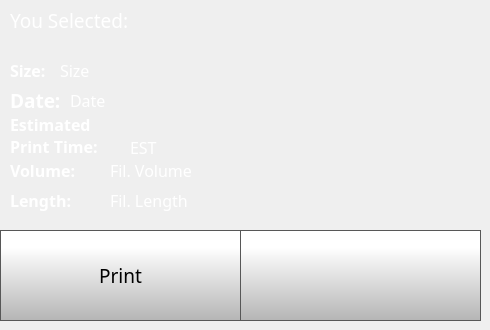
    <widget class="QWidget" name="printSelectedLocalPage">
     <widget class="QLabel" name="fileSelected">
      <property name="geometry">
       <rect>
        <x>10</x>
        <y>0</y>
        <width>461</width>
        <height>41</height>
       </rect>
      </property>
      <property name="font">
       <font>
        <family>Gotham</family>
        <pointsize>14</pointsize>
        <weight>50</weight>
        <bold>false</bold>
        <underline>false</underline>
        <strikeout>false</strikeout>
       </font>
      </property>
      <property name="styleSheet">
       <string notr="true">color:  white;
background-color: rgba(255, 255, 255, 0);</string>
      </property>
      <property name="text">
       <string>You Selected: </string>
      </property>
      <property name="scaledContents">
       <bool>true</bool>
      </property>
      <property name="wordWrap">
       <bool>true</bool>
      </property>
     </widget>
     <widget class="QPushButton" name="fileSelectedBackButton">
      <property name="geometry">
       <rect>
        <x>240</x>
        <y>230</y>
        <width>241</width>
        <height>91</height>
       </rect>
      </property>
      <property name="minimumSize">
       <size>
        <width>0</width>
        <height>0</height>
       </size>
      </property>
      <property name="font">
       <font>
        <family>Gotham Light</family>
        <pointsize>9</pointsize>
       </font>
      </property>
      <property name="styleSheet">
       <string notr="true">QPushButton {
    border: 1px solid rgb(87, 87, 87);

	background-color: qlineargradient(spread:pad, x1:0, y1:1, x2:0, y2:0.188, stop:0 rgba(180, 180, 180, 255), stop:1 rgba(255, 255, 255, 255));
}

QPushButton:pressed {
    background-color: qlineargradient(x1: 0, y1: 0, x2: 0, y2: 1,
                                      stop: 0 #dadbde, stop: 1 #f6f7fa);
}

QPushButton:flat {
    border: none; /* no border for a flat push button */
}

QPushButton:default {
    border-color: navy; /* make the default button prominent */
}</string>
      </property>
      <property name="text">
       <string/>
      </property>
      <property name="icon">
       <iconset>
        <normaloff>templates/img/arrows-4.png</normaloff>templates/img/arrows-4.png</iconset>
      </property>
      <property name="iconSize">
       <size>
        <width>50</width>
        <height>50</height>
       </size>
      </property>
      <property name="checkable">
       <bool>false</bool>
      </property>
      <property name="autoDefault">
       <bool>false</bool>
      </property>
      <property name="default">
       <bool>false</bool>
      </property>
      <property name="flat">
       <bool>false</bool>
      </property>
     </widget>
     <widget class="QToolButton" name="fileSelectedPrintButton">
      <property name="geometry">
       <rect>
        <x>0</x>
        <y>230</y>
        <width>241</width>
        <height>91</height>
       </rect>
      </property>
      <property name="minimumSize">
       <size>
        <width>0</width>
        <height>0</height>
       </size>
      </property>
      <property name="font">
       <font>
        <family>Gotham</family>
        <pointsize>14</pointsize>
       </font>
      </property>
      <property name="styleSheet">
       <string notr="true">QToolButton {
    border: 1px solid rgb(87, 87, 87);
	background-color: qlineargradient(spread:pad, x1:0, y1:1, x2:0, y2:0.188, stop:0 rgba(180, 180, 180, 255), stop:1 rgba(255, 255, 255, 255));
}

QToolButton:pressed {
    background-color: qlineargradient(x1: 0, y1: 0, x2: 0, y2: 1,
                                      stop: 0 #dadbde, stop: 1 #f6f7fa);
}

QToolButton:flat {
    border: none; /* no border for a flat push button */
}

QToolButton:default {
    border-color: navy; /* make the default button prominent */
}</string>
      </property>
      <property name="text">
       <string>Print</string>
      </property>
      <property name="icon">
       <iconset>
        <normaloff>templates/img/printer.png</normaloff>templates/img/printer.png</iconset>
      </property>
      <property name="iconSize">
       <size>
        <width>40</width>
        <height>40</height>
       </size>
      </property>
      <property name="checkable">
       <bool>false</bool>
      </property>
      <property name="toolButtonStyle">
       <enum>Qt::ToolButtonTextUnderIcon</enum>
      </property>
     </widget>
     <widget class="QLabel" name="fileSizeSelected">
      <property name="geometry">
       <rect>
        <x>60</x>
        <y>60</y>
        <width>161</width>
        <height>21</height>
       </rect>
      </property>
      <property name="font">
       <font>
        <family>Gotham Medium</family>
        <pointsize>12</pointsize>
        <weight>50</weight>
        <bold>false</bold>
       </font>
      </property>
      <property name="styleSheet">
       <string notr="true">color: rgb(255, 255, 255);
background-color: rgba(255, 255, 255, 0);</string>
      </property>
      <property name="text">
       <string>Size</string>
      </property>
      <property name="scaledContents">
       <bool>true</bool>
      </property>
     </widget>
     <widget class="QLabel" name="fileDateSelected">
      <property name="geometry">
       <rect>
        <x>70</x>
        <y>90</y>
        <width>201</width>
        <height>21</height>
       </rect>
      </property>
      <property name="font">
       <font>
        <family>Gotham Medium</family>
        <pointsize>12</pointsize>
        <weight>50</weight>
        <bold>false</bold>
       </font>
      </property>
      <property name="styleSheet">
       <string notr="true">color: rgb(255, 255, 255);
background-color: rgba(255, 255, 255, 0);</string>
      </property>
      <property name="text">
       <string>Date</string>
      </property>
      <property name="scaledContents">
       <bool>true</bool>
      </property>
     </widget>
     <widget class="QLabel" name="filePrintTimeSelected">
      <property name="geometry">
       <rect>
        <x>130</x>
        <y>137</y>
        <width>141</width>
        <height>21</height>
       </rect>
      </property>
      <property name="font">
       <font>
        <family>Gotham Medium</family>
        <pointsize>12</pointsize>
        <weight>50</weight>
        <bold>false</bold>
       </font>
      </property>
      <property name="styleSheet">
       <string notr="true">color: rgb(255, 255, 255);
background-color: rgba(255, 255, 255, 0);</string>
      </property>
      <property name="text">
       <string>EST</string>
      </property>
      <property name="scaledContents">
       <bool>true</bool>
      </property>
     </widget>
     <widget class="QLabel" name="filamentVolumeSelected">
      <property name="geometry">
       <rect>
        <x>110</x>
        <y>160</y>
        <width>161</width>
        <height>21</height>
       </rect>
      </property>
      <property name="font">
       <font>
        <family>Gotham Medium</family>
        <pointsize>12</pointsize>
        <weight>50</weight>
        <bold>false</bold>
       </font>
      </property>
      <property name="styleSheet">
       <string notr="true">color: rgb(255, 255, 255);
background-color: rgba(255, 255, 255, 0);</string>
      </property>
      <property name="text">
       <string>Fil. Volume</string>
      </property>
      <property name="scaledContents">
       <bool>true</bool>
      </property>
     </widget>
     <widget class="QLabel" name="fileSizeSelectedLabel">
      <property name="geometry">
       <rect>
        <x>10</x>
        <y>60</y>
        <width>51</width>
        <height>21</height>
       </rect>
      </property>
      <property name="font">
       <font>
        <family>Gotham Light</family>
        <pointsize>12</pointsize>
        <weight>75</weight>
        <bold>true</bold>
       </font>
      </property>
      <property name="styleSheet">
       <string notr="true">color: rgb(255, 255, 255);</string>
      </property>
      <property name="text">
       <string>Size:</string>
      </property>
     </widget>
     <widget class="QLabel" name="fileDateSelectedLabel">
      <property name="geometry">
       <rect>
        <x>10</x>
        <y>90</y>
        <width>61</width>
        <height>21</height>
       </rect>
      </property>
      <property name="font">
       <font>
        <family>Gotham Light</family>
        <pointsize>14</pointsize>
        <weight>75</weight>
        <bold>true</bold>
       </font>
      </property>
      <property name="styleSheet">
       <string notr="true">color: rgb(255, 255, 255);</string>
      </property>
      <property name="text">
       <string>Date:</string>
      </property>
     </widget>
     <widget class="QLabel" name="filePrintTimeSelectedLabel">
      <property name="geometry">
       <rect>
        <x>10</x>
        <y>110</y>
        <width>121</width>
        <height>51</height>
       </rect>
      </property>
      <property name="font">
       <font>
        <family>Gotham Light</family>
        <pointsize>12</pointsize>
        <weight>75</weight>
        <bold>true</bold>
       </font>
      </property>
      <property name="styleSheet">
       <string notr="true">color: rgb(255, 255, 255);
background-color: rgba(255, 255, 255, 0);</string>
      </property>
      <property name="text">
       <string>Estimated Print Time:</string>
      </property>
      <property name="wordWrap">
       <bool>true</bool>
      </property>
     </widget>
     <widget class="QLabel" name="filamentVolumeSelectedLabel">
      <property name="geometry">
       <rect>
        <x>10</x>
        <y>160</y>
        <width>91</width>
        <height>21</height>
       </rect>
      </property>
      <property name="font">
       <font>
        <family>Gotham Light</family>
        <pointsize>12</pointsize>
        <weight>75</weight>
        <bold>true</bold>
       </font>
      </property>
      <property name="styleSheet">
       <string notr="true">color: rgb(255, 255, 255);
background-color: rgba(255, 255, 255, 0);</string>
      </property>
      <property name="text">
       <string>Volume:</string>
      </property>
     </widget>
     <widget class="QLabel" name="filamentLengthFileSelected">
      <property name="geometry">
       <rect>
        <x>110</x>
        <y>190</y>
        <width>161</width>
        <height>21</height>
       </rect>
      </property>
      <property name="font">
       <font>
        <family>Gotham Medium</family>
        <pointsize>12</pointsize>
        <weight>50</weight>
        <bold>false</bold>
       </font>
      </property>
      <property name="styleSheet">
       <string notr="true">color: rgb(255, 255, 255);
background-color: rgba(255, 255, 255, 0);</string>
      </property>
      <property name="text">
       <string>Fil. Length</string>
      </property>
      <property name="scaledContents">
       <bool>true</bool>
      </property>
     </widget>
     <widget class="QLabel" name="filamentLengthSelectedLabel">
      <property name="geometry">
       <rect>
        <x>10</x>
        <y>190</y>
        <width>91</width>
        <height>21</height>
       </rect>
      </property>
      <property name="font">
       <font>
        <family>Gotham Light</family>
        <pointsize>12</pointsize>
        <weight>75</weight>
        <bold>true</bold>
       </font>
      </property>
      <property name="styleSheet">
       <string notr="true">color: rgb(255, 255, 255);
background-color: rgba(255, 255, 255, 0);</string>
      </property>
      <property name="text">
       <string>Length:</string>
      </property>
     </widget>
     <widget class="QLabel" name="printPreviewSelected">
      <property name="geometry">
       <rect>
        <x>260</x>
        <y>20</y>
        <width>210</width>
        <height>210</height>
       </rect>
      </property>
      <property name="styleSheet">
       <string notr="true">background-color: rgba(255, 255, 255, 0);</string>
      </property>
      <property name="text">
       <string/>
      </property>
      <property name="pixmap">
       <pixmap>templates/img/thumbnail.png</pixmap>
      </property>
      <property name="scaledContents">
       <bool>true</bool>
      </property>
     </widget>
     <zorder>printPreviewSelected</zorder>
     <zorder>fileSelected</zorder>
     <zorder>fileSelectedBackButton</zorder>
     <zorder>fileSelectedPrintButton</zorder>
     <zorder>fileSizeSelected</zorder>
     <zorder>fileDateSelected</zorder>
     <zorder>filePrintTimeSelected</zorder>
     <zorder>filamentVolumeSelected</zorder>
     <zorder>fileSizeSelectedLabel</zorder>
     <zorder>fileDateSelectedLabel</zorder>
     <zorder>filePrintTimeSelectedLabel</zorder>
     <zorder>filamentVolumeSelectedLabel</zorder>
     <zorder>filamentLengthFileSelected</zorder>
     <zorder>filamentLengthSelectedLabel</zorder>
    </widget>
